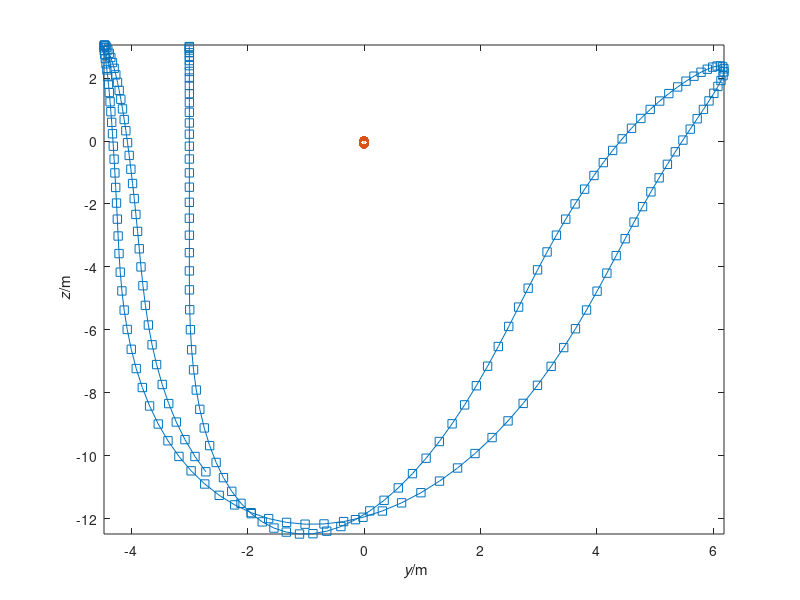

Write the MATLAB code that produced this figure.
%%% rubberband2D.m
%% Simulation of two bodies connected by non-Hookean rubber band
%% SI units used throughout
%% Coordinates (y,z)
%%%% Constants
ma = 1; % mass of object a
mb = 5000; % mass of object b
g = 9.80665; % gravitational acceleration
k = 5; % spring constant
ln = 5; % natural length of rubber band
%%
Gya = 0; Gza = -ma*g; % gravity supply on object a
Gyb = 0; Gzb = -mb*g*0; % gravity supply on object b
%%
t1 = 10; % final time
dt = 0.001; % time step
%%%% STATE: y,z,vy,vz for a and b; initial conditions
t = 0; % initial time
ya = -3; za = 3; % initial position of object a
yb = 0; zb = 0; % initial position of object a
vya = 0; vza = 0; % initial velocity of object a
vyb = 0; vzb = 0; % initial velocity of object b
%% %@
%%%% Plot & saving
%% adjust final time if not multiple of timestep
t1 = t1 + mod(t1-t,dt);
%% Save values of all quantities at some steps during the simulation,
%% for subsequente analysis or plotting
%% (saving at all timesteps could be too costly)
Nsaves = 200; % number of timepoints to save during the simulation
%% Calculate time interval for saving
dsave = (t1-t)/(Nsaves-1);
if abs(dsave) < abs(dt)
  error('time interval between saves is smaller than timestep')
end
%% Initialize vectors to contain saved values
tSave = nan(Nsaves,1); % time
yaSave = nan(Nsaves,1); zaSave = nan(Nsaves,1); % position object a
ybSave = nan(Nsaves,1); zbSave = nan(Nsaves,1); % position object b
vyaSave = nan(Nsaves,1); vzaSave = nan(Nsaves,1); % velocity object a
vybSave = nan(Nsaves,1); vzbSave = nan(Nsaves,1); % velocity object b
%% Save initial values
i = 1; % index that keeps count of savepoints
t0 = t;
tSave(1) = t;
yaSave(1) = ya; zaSave(1) = za;
ybSave(1) = yb; zbSave(1) = zb;
vyaSave(1) = vya; vzaSave(1) = vza;
vybSave(1) = vyb; vzbSave(1) = vzb;
%% Initialize plot
close all;
cols = get(0, 'DefaultAxesColorOrder');
plot(yaSave(1), zaSave(1), 's','Color',cols(1,:)); axis('tight');
hold on;
plot(ybSave(1), zbSave(1), 'o','Color',cols(2,:));
xlabel('{\it y}/m'); ylabel('{\it z}/m');
%% %@
%%%% Numerical time integration
%% loop
while t < t1
  %% We need y,z,vy,vz,Py,Pz,Fy,Fz for a and b (G constant)
  %% we have y,z,vy,vz
  %% find Py,Pz,Fy,Fz using constitutive relations
  Pya = ma*vya; Pza = ma*vza;
  Pyb = mb*vyb; Pzb = mb*vzb;
  %% non-Hookean constitutive relation
  l = norm([ya-yb, za-zb]); % present length
  if l < ln
    Fyab = 0;
    Fzab = 0;
  else
    Fyab = -k*(ya-yb)*(l-ln)/l;
    Fzab = -k*(za-zb)*(l-ln)/l;
  end
  Fyba = -Fyab;
  Fzba = -Fzab;
  %%
  %% Drive forward in time
  %% update momentum
  Pya = Pya + (Fyab + Gya)*dt;
  Pza = Pza + (Fzab + Gza)*dt;
  Pyb = Pyb + (Fyba + Gyb)*dt;
  Pzb = Pzb + (Fzba + Gzb)*dt;
  %% update position
  ya = ya + vya*dt;
  za = za + vza*dt;
  yb = yb + vyb*dt;
  zb = zb + vzb*dt;
  %% update time
  t = t + dt;
  %%
  %% Find new state for next iteration
  %% We need y,z,vy,vz
  %% we have y,z,Py,Pz
  %% find vy,vz using constitutive relations
  vya = Pya/ma;  vza = Pza/ma;
  vyb = Pyb/mb;  vzb = Pzb/mb;
  %% %@
  %% Check whether to save & plot at this step
  if min(abs([0 dsave] - mod(t-t0, dsave))) <= abs(dt)/2
    i = i+1;
    tSave(i) = t;
    yaSave(i) = ya; zaSave(i) = za;
    ybSave(i) = yb; zbSave(i) = zb;
    vyaSave(i) = vya; vzaSave(i) = vza;
    vybSave(i) = vyb; vzbSave(i) = vzb;
    plot(ya, za, 's','Color',cols(1,:));
    plot(yb, zb, 'o','Color',cols(2,:));
    pause(0.001);
  end %@
end %@
%% Plot full trajectory
plot(yaSave,zaSave,'-','Color',cols(1,:));
plot(ybSave,zbSave,'-.','Color',cols(2,:)); %@
